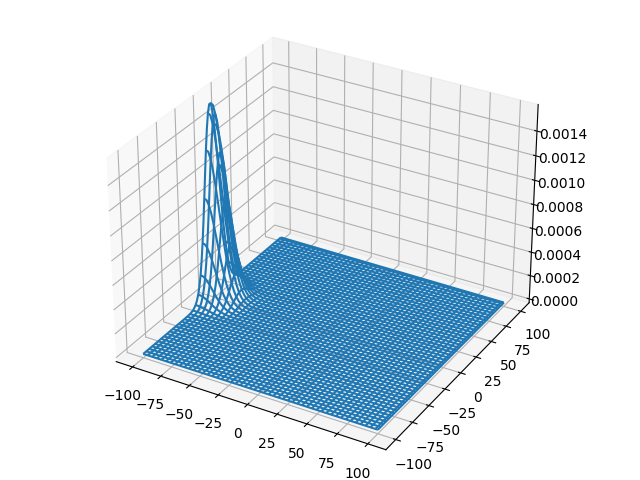
#> input picture save/img_0.png, 640 x 480 px; its folder holds 4 pictures in this run
$ python check_image.py
#> lines starting #> are read from the running program, lines starting #| are printed output that depends on the picture
from pathlib import Path

import matplotlib.pyplot as plt
import numpy as np
from matplotlib.animation import FuncAnimation
import ipdb


def plot(img_path):
    # 前のフレームの描画をクリアする。
    ax.cla()
    img = plt.imread(img_path)
#> img is the input picture: shape (480, 640, 4) float32; mean R, G, B, A 0.868, 0.907, 0.934, 1
    ax.imshow(img)
    ax.set_axis_off()


img_dir = Path("save")
img_paths = img_dir.glob("*.png")

# アニメーションを作成する。
fig, ax = plt.subplots()
ipdb.set_trace()
anim = FuncAnimation(fig, plot, frames=img_paths, interval=3000)

# gif 画像として保存する。
anim.save("animation.gif", writer="pillow")
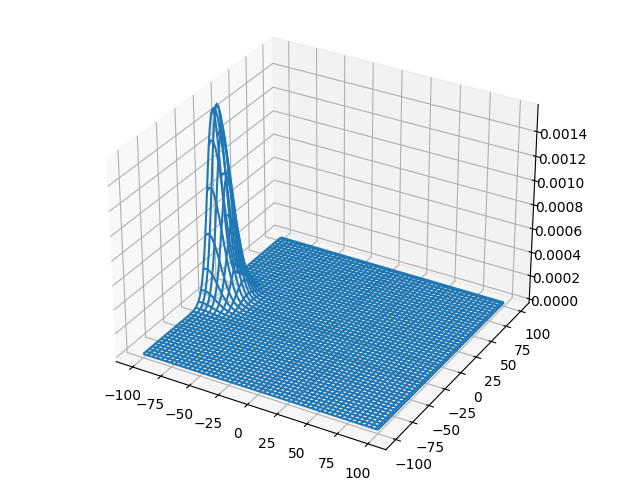
#> input picture save/img_1.png, 640 x 480 px
#> in plot, img is the input picture: shape (480, 640, 4) float32; mean R, G, B, A 0.868, 0.907, 0.934, 1
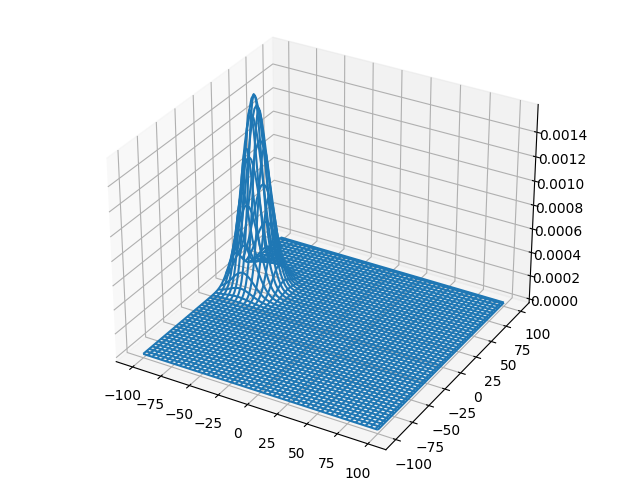
#> input picture save/img_10.png, 640 x 480 px
#> in plot, img is the input picture: shape (480, 640, 4) float32; mean R, G, B, A 0.866, 0.906, 0.933, 1
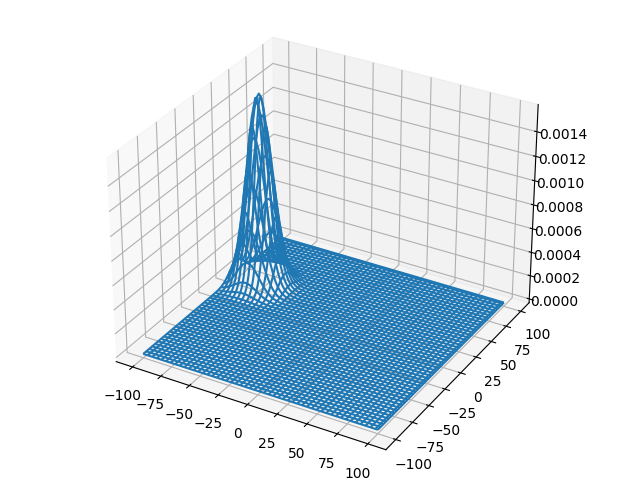
#> input picture save/img_11.png, 640 x 480 px
#> in plot, img is the input picture: shape (480, 640, 4) float32; mean R, G, B, A 0.867, 0.906, 0.933, 1
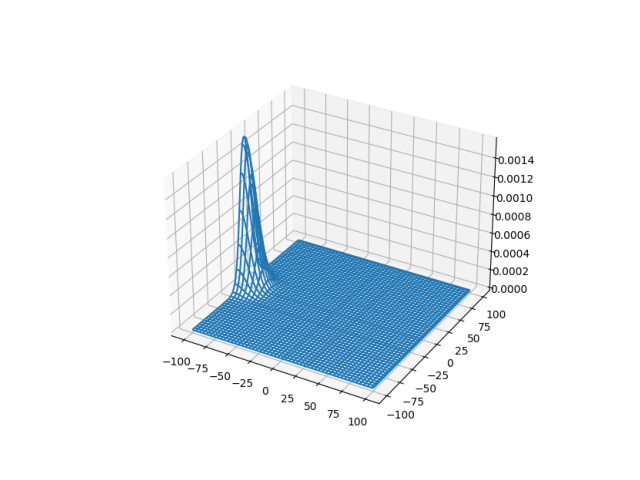
#> saved as animation.gif: PIL image 640x480 RGBA; mean R, G, B, A 235, 240.9, 245, 255
plt.close()
